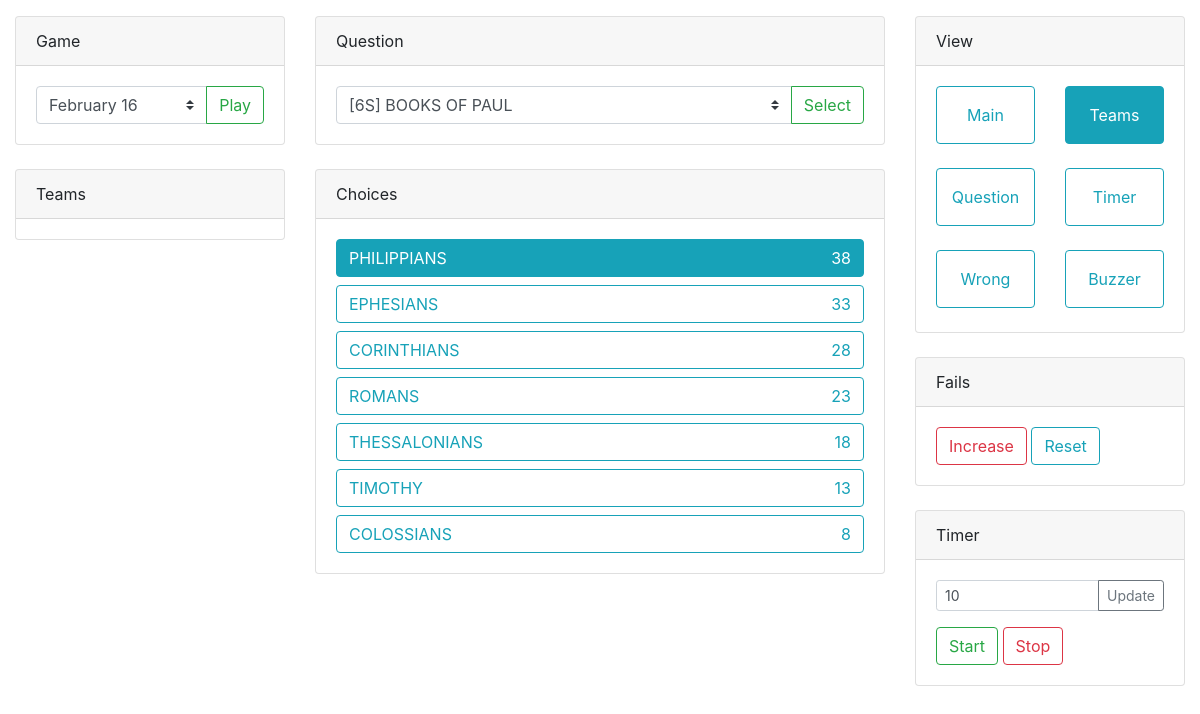
Before: /controls/ with the older database file.
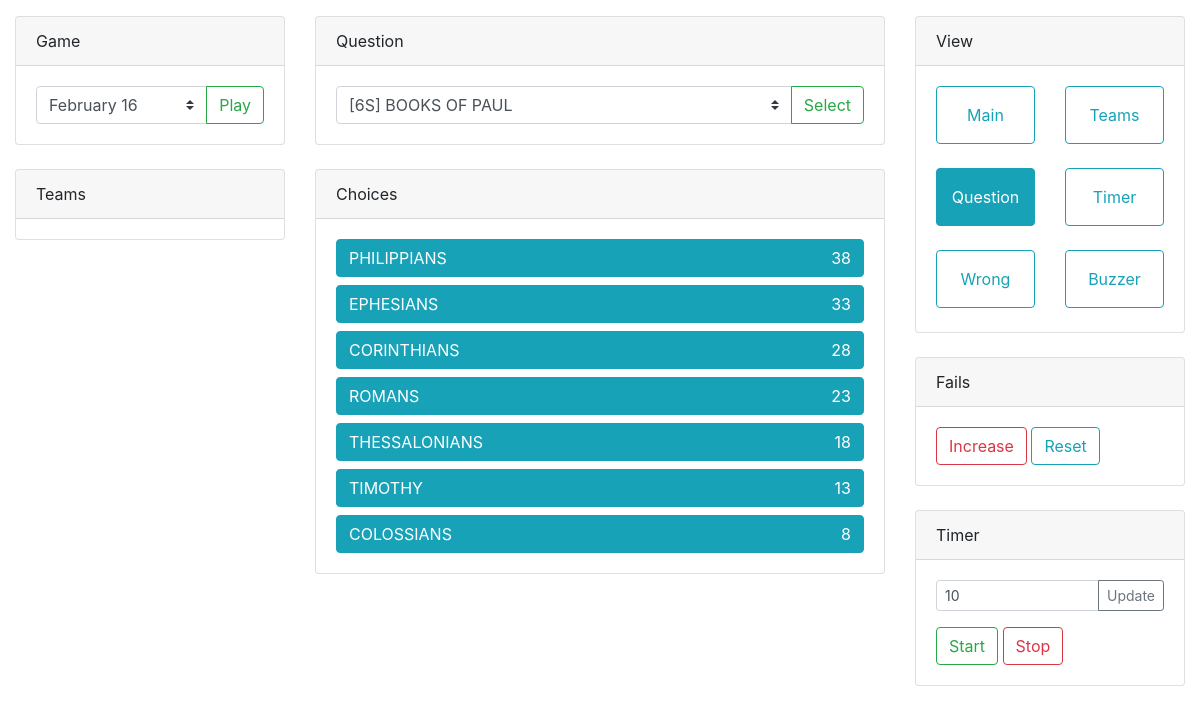
After: the same page with the newer database file.
### data/models.py (models this page shows, shortened)
class Choice(models.Model):
    question = models.ForeignKey(Question, on_delete=models.CASCADE)
    choice_text = models.CharField(max_length=100)
    score = models.IntegerField(default=0)
    mark = models.BooleanField(default=False)

### controls/views.py (the view)
# urls.py: path('', views.home, name='index'),
def index(request):
    games = Game.objects.all()
    game = None
    teams = None
    questions = None
    question = None
    choices = None
    try:
        game = Game.objects.get(play=True)
        teams = Team.objects.filter(game=game)
        questions = Question.objects.filter(game=game)
        choices = Choice.objects.filter(question_id=game.play_question).order_by('-score')
        question = Question.objects.get(id=game.play_question)
    except ObjectDoesNotExist:
        e = ''
    return render(request, 'controls/index.html', {
        'games': games,
        'play_game': game,
        'play_question': question,
        'teams': teams,
        'questions': questions,
        'choices': choices
    })

### data/models.py (called while the page is built)
    def __str__(self):
        return '[' + str(self.game.id) + self.type + '] ' + self.question_text

### controls/templates/controls/index.html (shortened to what the changed rows need)
<!DOCTYPE html>
<html lang="en" dir="ltr">
    <head>
        {% load staticfiles %}
        <link rel="stylesheet" href="{% static 'plugins/bootstrap/css/bootstrap.min.css' %}">
        <link rel="stylesheet" href="{% static 'plugins/fontawesome/css/all.css' %}">
    </head>
    <body>
        <div class="container-fluid py-3">
            <div class="row">
                <div class="col-6">
                    <div class="card mb-4">
                        <div class="card-body">
                            <form action="/controls/choice/" method="post">
{% for choice in choices %}
                                <button class="btn btn-block {% if choice.mark %}btn-info{% else %}btn-outline-info{% endif %} text-left"
                                    type="submit" name="choice_id" value="{{choice.id}}">
                                    <div class="media mb-0">
                                        <div class="media-body align-self-center">{{choice.choice_text}}</div>
                                        <div class="ml-3 align-self-center">{{choice.score}}</div>
                                    </div>
                                </button>
{% endfor %}
                            </form>
                        </div>
                    </div>
                </div>
                <div class="col-3">
                    <div class="card mb-4">
                        <div class="card-body pb-0">
                            <form action="/controls/view/" method="post">
                                <div class="row">
                                    <div class="col-6">
                                        <button class="btn btn-block mb-4 py-3 {% if play_game.play_view == 'teams' %}btn-info{% else %}btn-outline-info{% endif %}"
                                            type="submit" name="view" value="teams">
                                            Teams
                                        </button>
                                    </div>
                                    <div class="col-6">
                                        <button class="btn btn-block mb-4 py-3 {% if play_game.play_view == 'question' %}btn-info{% else %}btn-outline-info{% endif %}"
                                            type="submit" name="view" value="question">
                                            Question
                                        </button>
                                    </div>
                                </div>
                            </form>
                        </div>
                    </div>
                </div>
            </div>
        </div>
    </body>
</html>

Changed rows visible on the page:
changed Choice "EPHESIANS": mark False → True (drawn)
changed Choice "CORINTHIANS": mark False → True (drawn)
changed Choice "ROMANS": mark False → True (drawn)
changed Choice "THESSALONIANS": mark False → True (drawn)
changed Choice "TIMOTHY": mark False → True (drawn)
changed Choice "COLOSSIANS": mark False → True (drawn)
changed Game: play_view "teams" → "question" (drawn)
